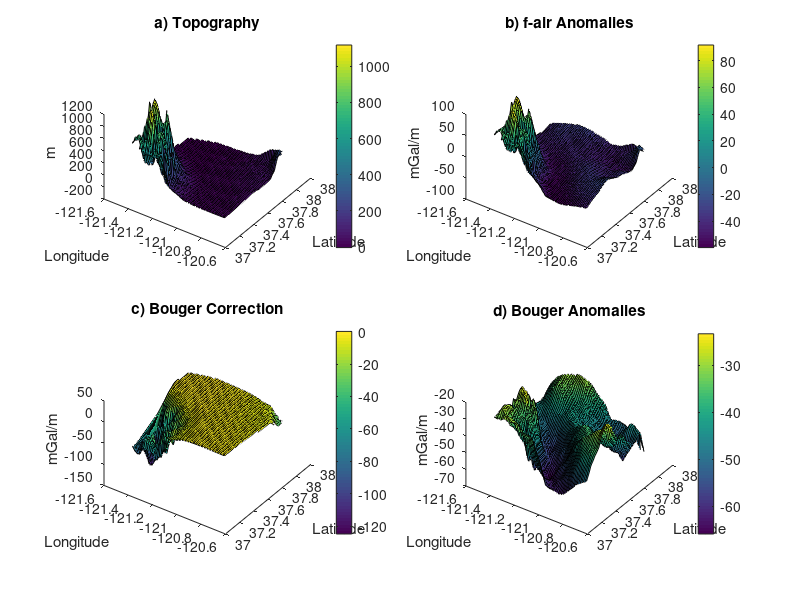

Write MATLAB code to recreate this figure.
clear
clc

bfid = fopen('counties.bln');

##while feof(bfid)==0;
##    
##    n = fscanf(bfid,'%i,%i',2);
##    if isempty(n)==1;
##        break
##    end
##    fila = fscanf(bfid,'%g,%g',[2 n(1)]);
##    if n(1)~=length(fila(1,:));
##        fila = fscanf(bfid,'%g %g',[2 n(1)]);
##    end
##    la=fila(1,:);
##    fi=fila(2,:);
##    plot(la,fi,'Color',[.4 .4 .4],'LineWidth',1);
##    title('Calculation of Bouguer Gravity Anomalies')
##    ylabel('Latitude')
##    xlabel('Longitude')
##    hold on
##
##end

data = load('dogu.txt');
latnad83 = data(:,3);
lonnad83 = data(:,4);
elevngvd88m = data(:,5);
faanom = data(:,2);

plot(lonnad83,latnad83,'k+'); 
plot3(lonnad83,latnad83,elevngvd88m,'k+');

for i = 1 : length(elevngvd88m)
  if elevngvd88m(i) < 0
    BO(i,1) = -0.0687 * elevngvd88m(i);	%if depths are negative numbers
  else
    BO(i,1) = -0.1119 * elevngvd88m(i);
  end
end

x = -121.48:0.013:-120.70;
y = 37.167:0.01463333333:38.045;
[X,Y] = meshgrid(x,y);
Z = griddata(lonnad83,latnad83,faanom,X,Y);
surf(X,Y,Z)
subplot(2,2,3)
view(35,45)
zlabel('mGal/m')#bouger correction
ylabel('Latitude')
colorbar
xlabel('Longitude')
hold on

Z1 = griddata(lonnad83,latnad83,BO,X,Y);
title('c) Bouger Correction') 
surf(X,Y,Z1)
subplot(2,2,1)
view(35,45)
zlabel('m')# topography
ylabel('Latitude')
colorbar
xlabel('Longitude')
hold on
%
Z2 = griddata(lonnad83,latnad83,elevngvd88m,X,Y);
title('a) Topography')
surf(X,Y,Z2)
subplot(2,2,4)
view(35,45)
zlabel('mGal/m')#f-airanomalies-bouger anomalies
ylabel('Latitude')
colorbar
xlabel('Longitude')
hold on

Z3 = griddata(lonnad83,latnad83,faanom+BO,X,Y);
title('d) Bouger Anomalies')
surf(X,Y,Z3)
subplot(2,2,2)
view(35,45)
ylabel('Latitude')
colorbar
xlabel('Longitude')
hold on

Z4 = griddata(lonnad83,latnad83,faanom,X,Y);
title('b) f-air Anomalies')%f-air anomalies
zlabel('mGal/m')# f-airanomalies
surf(X,Y,Z4)